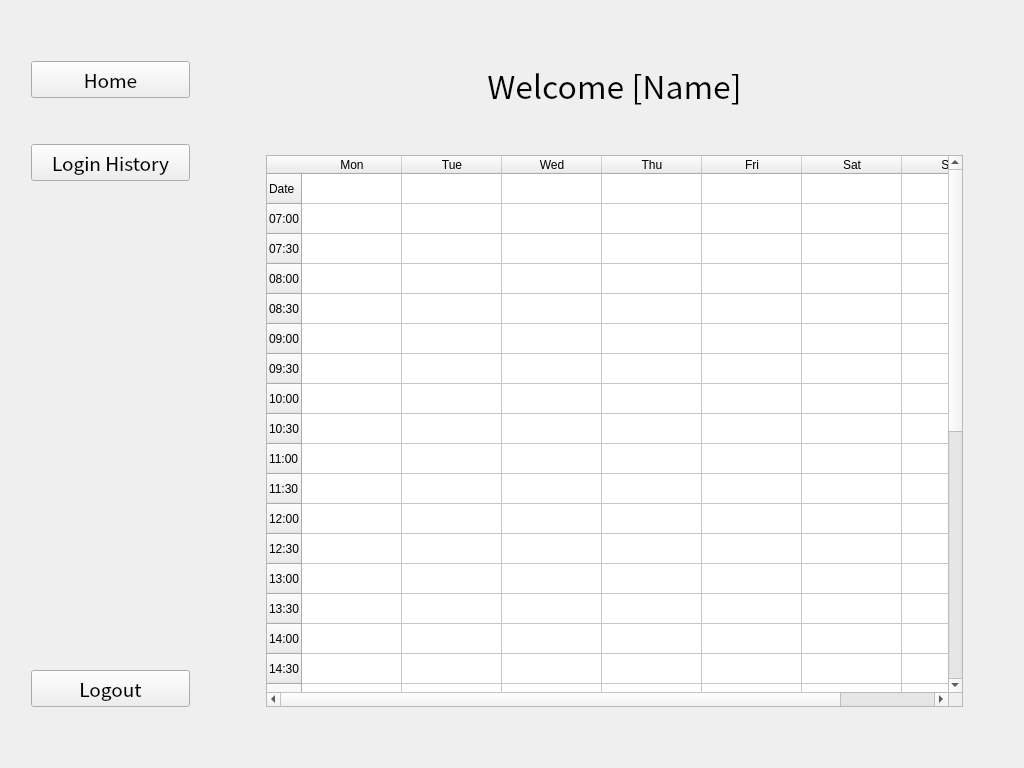
<?xml version="1.0" encoding="UTF-8"?>
<ui version="4.0">
 <class>Form</class>
 <widget class="QWidget" name="Form">
  <property name="geometry">
   <rect>
    <x>0</x>
    <y>0</y>
    <width>1024</width>
    <height>768</height>
   </rect>
  </property>
  <property name="windowTitle">
   <string>Form</string>
  </property>
  <layout class="QHBoxLayout" name="horizontalLayout" stretch="1,4">
   <item>
    <layout class="QVBoxLayout" name="sidebar_layout">
     <property name="sizeConstraint">
      <enum>QLayout::SetFixedSize</enum>
     </property>
     <property name="leftMargin">
      <number>20</number>
     </property>
     <property name="topMargin">
      <number>50</number>
     </property>
     <property name="rightMargin">
      <number>20</number>
     </property>
     <property name="bottomMargin">
      <number>50</number>
     </property>
     <item>
      <widget class="QPushButton" name="main_page_button_timetable">
       <property name="font">
        <font>
         <family>Noto Sans CJK TC</family>
         <pointsize>14</pointsize>
         <weight>50</weight>
         <bold>false</bold>
        </font>
       </property>
       <property name="text">
        <string>Home</string>
       </property>
      </widget>
     </item>
     <item>
      <spacer name="verticalSpacer_2">
       <property name="orientation">
        <enum>Qt::Vertical</enum>
       </property>
       <property name="sizeType">
        <enum>QSizePolicy::Fixed</enum>
       </property>
       <property name="sizeHint" stdset="0">
        <size>
         <width>20</width>
         <height>40</height>
        </size>
       </property>
      </spacer>
     </item>
     <item>
      <widget class="QPushButton" name="login_history_button_timetable">
       <property name="font">
        <font>
         <family>Noto Sans CJK HK</family>
         <pointsize>14</pointsize>
         <weight>50</weight>
         <bold>false</bold>
        </font>
       </property>
       <property name="text">
        <string>Login History</string>
       </property>
      </widget>
     </item>
     <item>
      <spacer name="verticalSpacer">
       <property name="orientation">
        <enum>Qt::Vertical</enum>
       </property>
       <property name="sizeType">
        <enum>QSizePolicy::MinimumExpanding</enum>
       </property>
       <property name="sizeHint" stdset="0">
        <size>
         <width>20</width>
         <height>40</height>
        </size>
       </property>
      </spacer>
     </item>
     <item>
      <widget class="QPushButton" name="logout_button_timetable">
       <property name="font">
        <font>
         <family>Noto Sans CJK HK</family>
         <pointsize>14</pointsize>
        </font>
       </property>
       <property name="text">
        <string>Logout</string>
       </property>
      </widget>
     </item>
    </layout>
   </item>
   <item>
    <layout class="QVBoxLayout" name="content_layout">
     <property name="leftMargin">
      <number>50</number>
     </property>
     <property name="topMargin">
      <number>50</number>
     </property>
     <property name="rightMargin">
      <number>50</number>
     </property>
     <property name="bottomMargin">
      <number>50</number>
     </property>
     <item>
      <widget class="QLabel" name="welcome_message_label_timetable">
       <property name="font">
        <font>
         <family>Noto Sans CJK HK</family>
         <pointsize>24</pointsize>
        </font>
       </property>
       <property name="text">
        <string>Welcome [Name]</string>
       </property>
       <property name="alignment">
        <set>Qt::AlignCenter</set>
       </property>
      </widget>
     </item>
     <item>
      <spacer name="verticalSpacer_3">
       <property name="orientation">
        <enum>Qt::Vertical</enum>
       </property>
       <property name="sizeType">
        <enum>QSizePolicy::Fixed</enum>
       </property>
       <property name="sizeHint" stdset="0">
        <size>
         <width>20</width>
         <height>40</height>
        </size>
       </property>
      </spacer>
     </item>
     <item>
      <widget class="QTableWidget" name="timetable_table">
       <row>
        <property name="text">
         <string>Date</string>
        </property>
       </row>
       <row>
        <property name="text">
         <string>07:00</string>
        </property>
       </row>
       <row>
        <property name="text">
         <string>07:30</string>
        </property>
       </row>
       <row>
        <property name="text">
         <string>08:00</string>
        </property>
       </row>
       <row>
        <property name="text">
         <string>08:30</string>
        </property>
       </row>
       <row>
        <property name="text">
         <string>09:00</string>
        </property>
       </row>
       <row>
        <property name="text">
         <string>09:30</string>
        </property>
       </row>
       <row>
        <property name="text">
         <string>10:00</string>
        </property>
       </row>
       <row>
        <property name="text">
         <string>10:30</string>
        </property>
       </row>
       <row>
        <property name="text">
         <string>11:00</string>
        </property>
       </row>
       <row>
        <property name="text">
         <string>11:30</string>
        </property>
       </row>
       <row>
        <property name="text">
         <string>12:00</string>
        </property>
       </row>
       <row>
        <property name="text">
         <string>12:30</string>
        </property>
       </row>
       <row>
        <property name="text">
         <string>13:00</string>
        </property>
       </row>
       <row>
        <property name="text">
         <string>13:30</string>
        </property>
       </row>
       <row>
        <property name="text">
         <string>14:00</string>
        </property>
       </row>
       <row>
        <property name="text">
         <string>14:30</string>
        </property>
       </row>
       <row>
        <property name="text">
         <string>15:00</string>
        </property>
       </row>
       <row>
        <property name="text">
         <string>15:30</string>
        </property>
       </row>
       <row>
        <property name="text">
         <string>16:00</string>
        </property>
       </row>
       <row>
        <property name="text">
         <string>16:30</string>
        </property>
       </row>
       <row>
        <property name="text">
         <string>17:00</string>
        </property>
       </row>
       <row>
        <property name="text">
         <string>17:30</string>
        </property>
       </row>
       <row>
        <property name="text">
         <string>18:00</string>
        </property>
       </row>
       <row>
        <property name="text">
         <string>18:30</string>
        </property>
       </row>
       <row>
        <property name="text">
         <string>19:00</string>
        </property>
       </row>
       <row>
        <property name="text">
         <string>19:30</string>
        </property>
       </row>
       <row>
        <property name="text">
         <string>20:00</string>
        </property>
       </row>
       <row>
        <property name="text">
         <string>20:30</string>
        </property>
       </row>
       <row>
        <property name="text">
         <string>21:00</string>
        </property>
       </row>
       <row>
        <property name="text">
         <string>21:30</string>
        </property>
       </row>
       <row>
        <property name="text">
         <string>22:00</string>
        </property>
       </row>
       <row>
        <property name="text">
         <string>22:30</string>
        </property>
       </row>
       <column>
        <property name="text">
         <string>Mon</string>
        </property>
       </column>
       <column>
        <property name="text">
         <string>Tue</string>
        </property>
       </column>
       <column>
        <property name="text">
         <string>Wed</string>
        </property>
       </column>
       <column>
        <property name="text">
         <string>Thu</string>
        </property>
       </column>
       <column>
        <property name="text">
         <string>Fri</string>
        </property>
       </column>
       <column>
        <property name="text">
         <string>Sat</string>
        </property>
       </column>
       <column>
        <property name="text">
         <string>Sun</string>
        </property>
       </column>
      </widget>
     </item>
    </layout>
   </item>
  </layout>
 </widget>
 <resources/>
 <connections/>
</ui>
